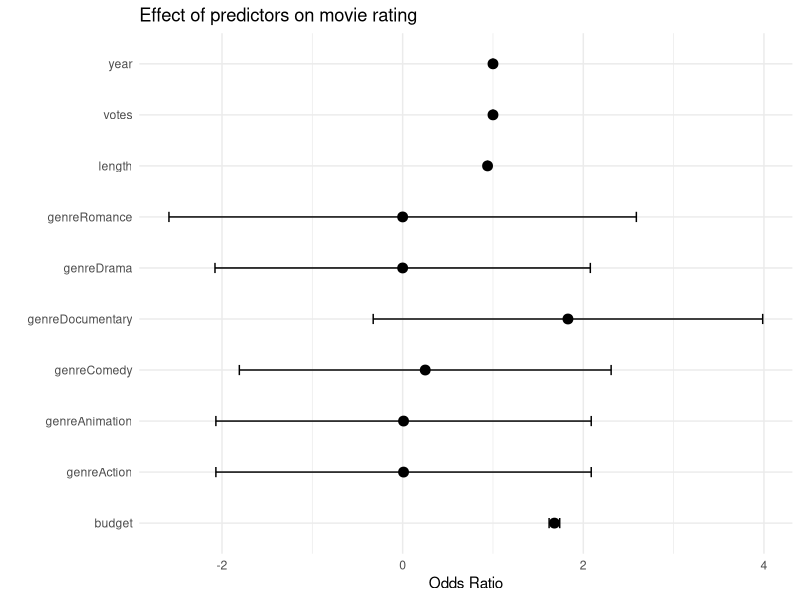
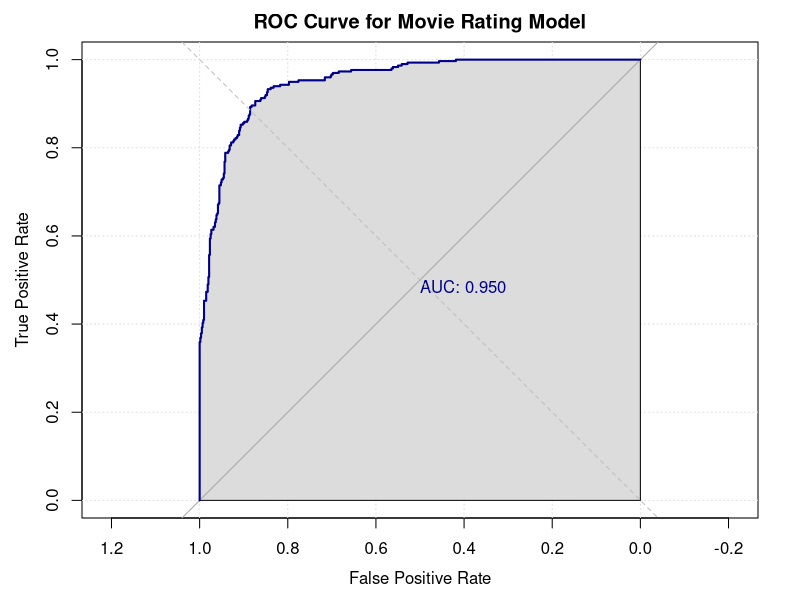
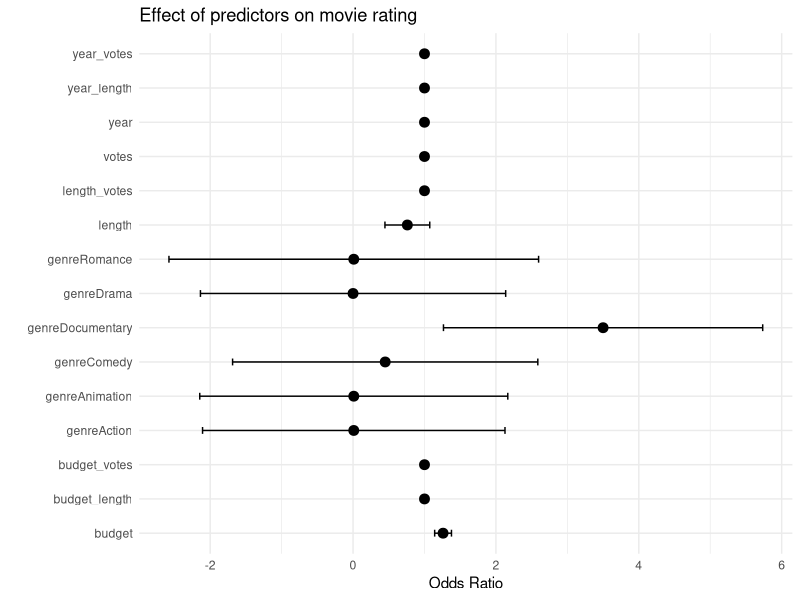

Generate these figures, in order, with R:
## ---- chunk 1
knitr::opts_chunk$set(echo = TRUE, tidy.opts=list(width.cutoff=55),tidy=TRUE)
## ---- chunk 2
# Load required packages
library(tidyverse)
library(ggplot2)
library(scales)
library(dplyr)
library(broom)
library(pROC)
## ---- chunk 3
# Read data
films <- read.csv("dataset9.csv", header = TRUE)
# View data structures and variable types
str(films)
# View variable distribution
summary(films)
# Find the count of each category in genre
films %>% 
  group_by(genre) %>% 
  summarise(count=n())
## ---- chunk 4
# Correlation matrix
cor(films[,c("year", "length", "budget", "votes", "rating")])
## ---- chunk 5
# Check for missing values
sum(is.na(films))
# Check which column has missing values
colSums(is.na(films))
#Fill missing values 
median_length <- median(films$length, na.rm = TRUE)
films$length[is.na(films$length)] <- median_length
# Check if missing values were filled successfully
sum(is.na(films))
## ---- chunk 6
# Convert year and length to continuous variables(Because time and length can be regarded as unlimited values)
films$year <- as.numeric(as.character(films$year))
films$length <- as.numeric(as.character(films$length))
# one-hot encoding
films <- cbind(films, model.matrix(~genre-1, data=films))
# Binarize the IMDB score
films$rating2 <- ifelse(films$rating > 7, 1, 0)
## ---- chunk 7
# Fitting a GLM model
fit <- glm(rating2 ~ year + length + budget + votes + genreAction + genreAnimation+genreComedy + genreDocumentary + genreDrama + genreRomance, data=films, family=binomial)
summary(fit)
## ---- chunk 8
# Extract Coefficients and Standard Errors
coef_df <- tidy(fit, exponentiate = TRUE) %>%
  filter(term != "(Intercept)") %>%
  mutate_if(is.numeric, list(~ round(., 2))) %>%
  mutate(
    lower = estimate - 1.96 * std.error,
    upper = estimate + 1.96 * std.error
  )

# plot the coefficients
ggplot(coef_df, aes(x = term, y = estimate)) +
  geom_point(size = 3) +
  geom_errorbar(aes(ymin = lower, ymax = upper), width = 0.2) +
  coord_flip() +
  labs(
    title = "Effect of predictors on movie rating",
    x = "", y = "Odds Ratio"
  ) +
  theme_minimal()
## ---- chunk 9
# After selecting variables:
# According to GLM fit summary, we choose the variables with p-value lower than 0.05
fit2 = glm(rating2 ~ length + budget + votes + genreAction + genreAnimation + genreDrama + genreRomance, data=films, family=binomial)
fit3 = glm(rating2 ~ length + budget + genreComedy + genreDocumentary , data=films, family=binomial)
table1 = matrix(c(fit$aic, fit2$aic, fit3$aic), dimnames = list(c("fit","fit2","fit3"), c("AIC")))
table1
## ---- chunk 10
# Store the variables that need to be scatter plotted in a data frame
variables <- c("year", "length", "budget", "votes")
plot_data <- films[variables]
## ---- chunk 11
# test interaction
films$year_length <- films$year * films$length
films$year_votes <- films$year * films$votes
films$length_votes <- films$length * films$votes
films$budget_length <- films$budget * films$length
films$budget_votes <- films$budget * films$votes

fit4 <- glm(rating2 ~ year + length + budget + votes + genreAction + genreAnimation + genreComedy + genreDocumentary + genreDrama + genreRomance + year_length + year_votes + length_votes + budget_length + budget_votes, data = films, family = binomial)

table2 = matrix(c(fit$aic, fit4$aic), dimnames = list(c("fit","fit4"), c("AIC")))
print(table2)
anova(fit, fit4, test = "Chisq")
## ---- chunk 12
# Split data into training and testing sets
set.seed(123)
train_index <- sample(1:nrow(films), size = round(nrow(films) * 0.7), replace = FALSE)
train_data <- films[train_index, ]
test_data <- films[-train_index, ]
# Predict the test data using the fitted model
test_data$predicted <- predict(fit4, newdata = test_data, type = "response")

# Calculate the ROC curve and AUC
roc_data <- roc(test_data$rating2, test_data$predicted)
roc_auc <- auc(roc_data)
roc_auc
## ---- chunk 13
# Plot the ROC curve
plot(roc_data,
  main = "ROC Curve for Movie Rating Model",
  xlab = "False Positive Rate", ylab = "True Positive Rate",
  print.auc = TRUE, auc.polygon = TRUE, grid = c(0.2, 0.2), col = "darkblue"
)
abline(a = 0, b = 1, lty = 2, col = "gray")
## ---- chunk 14
# View model results
summary(fit4)
## ---- chunk 15
# Extract Coefficients and Standard Errors
coef_df <- tidy(fit4, exponentiate = TRUE) %>%
  filter(term != "(Intercept)") %>%
  mutate_if(is.numeric, list(~ round(., 2))) %>%
  mutate(
    lower = estimate - 1.96 * std.error,
    upper = estimate + 1.96 * std.error
  )

# plot the coefficients
ggplot(coef_df, aes(x = term, y = estimate)) +
  geom_point(size = 3) +
  geom_errorbar(aes(ymin = lower, ymax = upper), width = 0.2) +
  coord_flip() +
  labs(
    title = "Effect of predictors on movie rating",
    x = "", y = "Odds Ratio"
  ) +
  theme_minimal()
